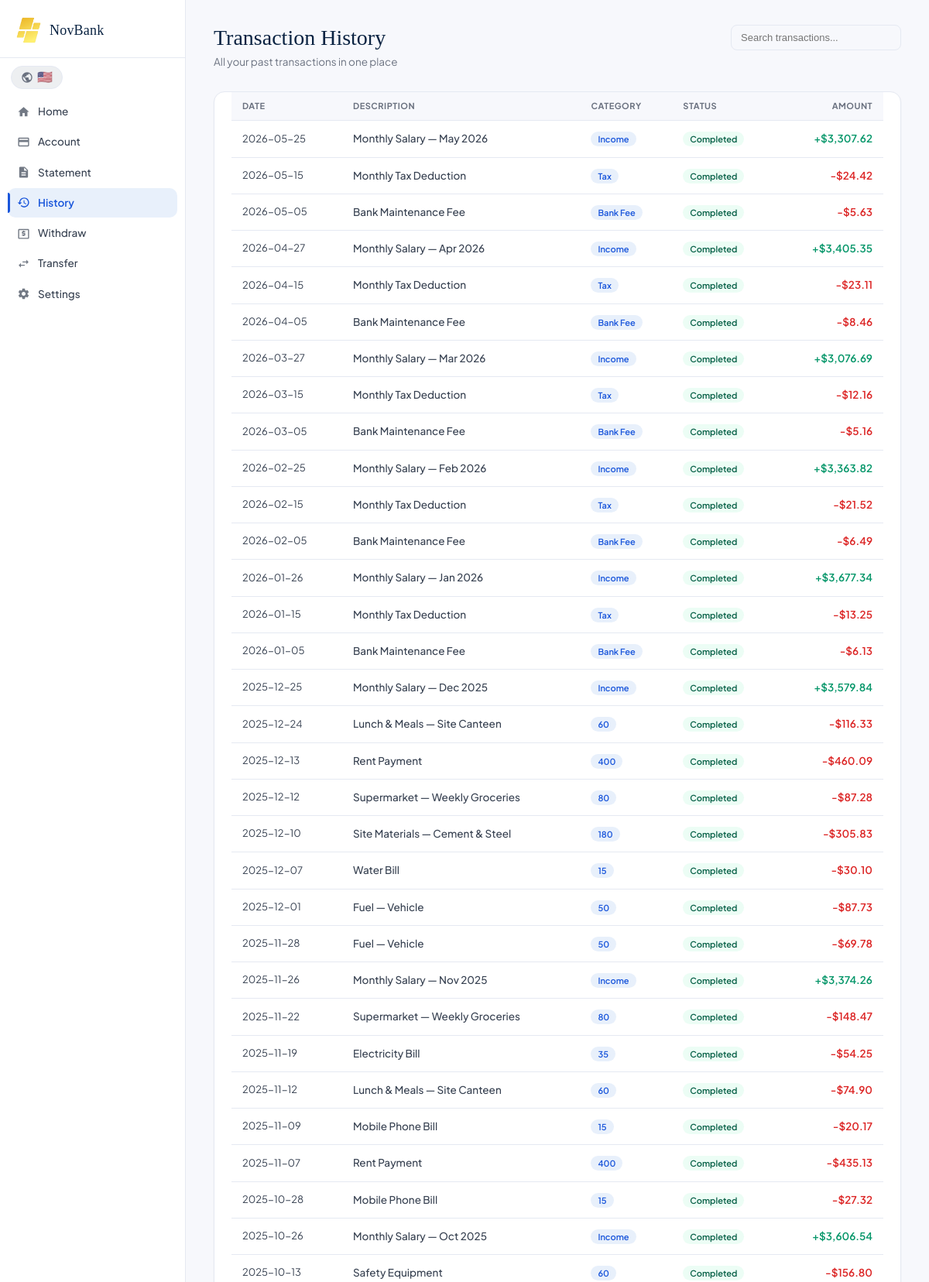
The page /history (signed in, upper part) on the database its author committed.
### tables this page shows
CREATE TABLE transactions (
        id INTEGER PRIMARY KEY AUTOINCREMENT,
        user_id INTEGER,
        type TEXT,
        amount REAL,
        description TEXT,
        category TEXT DEFAULT 'General',
        balance_after REAL,
        status TEXT DEFAULT 'Completed',
        date TEXT DEFAULT CURRENT_TIMESTAMP,
        FOREIGN KEY(user_id) REFERENCES users(id)
    );

### app.py (the view)
@app.route("/history")
@login_required
def history():
    con = get_db()
    user = con.execute("SELECT * FROM users WHERE id=?", (session["user_id"],)).fetchone()
    txns = con.execute("SELECT * FROM transactions WHERE user_id=? ORDER BY date DESC", (session["user_id"],)).fetchall()
    con.close()
    return render_template("history.html", user=user, txns=txns)

### app.py (called while the page is built)
def get_db():
    con = sqlite3.connect(DB)
    con.row_factory = sqlite3.Row
    return con

def login_required(f):
    from functools import wraps
    @wraps(f)
    def decorated(*args, **kwargs):
        if "user_id" not in session:
            return redirect(url_for("login"))
        return f(*args, **kwargs)
    return decorated

### templates/history.html (shortened to what this page needs)
{% extends "base.html" %}
{% block content %}
<div class="page-header">
  <div>
    <h1 class="page-title" data-i18n="Transaction History">Transaction History</h1>
    <p class="page-sub">All your past transactions in one place</p>
  </div>
  <div class="header-actions">
    <input type="text" id="txn-search" placeholder="Search transactions..." style="padding:8px 12px;border:1px solid var(--border);border-radius:8px;font-size:13px;background:var(--bg);color:var(--text);width:220px">
  </div>
</div>
<div class="section-card">
  {% if txns %}
  <div class="data-table-wrap"><table class="data-table" id="history-table">
    <thead>
      <tr>
        <th>Date</th>
        <th>Description</th>
        <th>Category</th>
        <th>Status</th>
        <th style="text-align:right">Amount</th>
      </tr>
    </thead>
    <tbody>
      {% for t in txns %}
      <tr>
        <td class="td-date">{{ t['date'][:10] }}</td>
        <td class="td-desc">{{ t['description'] }}</td>
        <td><span class="cat-badge">{{ t['category'] }}</span></td>
        <td><span class="status-badge status-{{ t['status'].lower() }}">{{ t['status'] }}</span></td>
        <td class="td-amount {{ 'cr' if t['type']=='CR' else 'dr' }}">
          {{ '+' if t['type']=='CR' else '-' }}${{ "{:,.2f}".format(t['amount']) }}
        </td>
      </tr>
      {% endfor %}
    </tbody>
  </table></div>
  {% else %}
  <p class="empty-state">No transactions yet.</p>
  {% endif %}
</div>
{% endblock %}

### static/css/style.css (style rules this page uses)
*, *::before, *::after { box-sizing: border-box; margin: 0; padding: 0; }
:root { --navy: #0a2342; --navy-mid: #103a6e; --navy-light: #e8f0fb; --blue: #1a56db; --blue-hover: #1648c0; --gold: #b8860b; --gold-light: #fdf8ee; --white: #ffffff; --bg: #f7f8fc; --bg-card: #ffffff; --bg-hover: #f0f4ff; --text: #0d1b2e; --text-mid: #374151; --text-muted: #6b7280; --text-light: #9ca3af; --border: #e5e9f2; --border-mid: #d1d9e8; --green: #065f46; --green-bg: #ecfdf5; --green-border:#a7f3d0; --red: #991b1b; --red-bg: #fef2f2; --red-border: #fecaca; --amber: #92400e; --amber-bg: #fffbeb; --font: 'Plus Jakarta Sans', -apple-system, sans-serif; --font-serif: 'Playfair Display', Georgia, serif; --r-sm: 6px; --r-md: 10px; --r-lg: 14px; --r-xl: 20px; --shadow-xs: 0 1px 2px rgba(0,0,0,0.05); --shadow-sm: 0 1px 4px rgba(0,0,0,0.06), 0 2px 8px rgba(0,0,0,0.04); --shadow-md: 0 4px 16px rgba(0,0,0,0.08), 0 1px 4px rgba(0,0,0,0.04); --shadow-lg: 0 8px 32px rgba(0,0,0,0.10), 0 2px 8px rgba(0,0,0,0.05); }
html, body { height: 100%; font-family: var(--font); background: var(--bg); color: var(--text); font-size: 15px; -webkit-font-smoothing: antialiased; -moz-osx-font-smoothing: grayscale; line-height: 1.5; }
.page-header { display: flex; justify-content: space-between; align-items: flex-start; margin-bottom: 28px; }
.page-title { font-family: var(--font-serif); font-size: 28px; color: var(--navy); font-weight: 400; line-height: 1.2; }
.page-sub { font-size: 13.5px; color: var(--text-muted); margin-top: 4px; }
.header-actions { display: flex; gap: 10px; align-items: center; flex-wrap: wrap; }
.section-card { background: var(--white); border: 1px solid var(--border); border-radius: var(--r-lg); padding: 0; margin-bottom: 20px; box-shadow: var(--shadow-xs); overflow: hidden; }
.section-card > form, .section-card > .data-table-wrap, .section-card > table { padding: 0 22px 20px; }
.data-table-wrap { overflow-x: auto; -webkit-overflow-scrolling: touch; }
.data-table { width: 100%; border-collapse: collapse; font-size: 13.5px; }
.data-table thead th { text-align: left; padding: 10px 14px; font-size: 11px; text-transform: uppercase; letter-spacing: 0.5px; color: var(--text-muted); font-weight: 700; border-bottom: 1px solid var(--border); background: var(--bg); white-space: nowrap; }
.data-table tbody td { padding: 13px 14px; border-bottom: 1px solid var(--border); vertical-align: middle; color: var(--text-mid); }
.td-date { color: var(--text-muted); white-space: nowrap; font-size: 13px; }
.td-desc { color: var(--text); font-weight: 500; }
.td-amount { font-weight: 600; white-space: nowrap; text-align: right; }
.td-amount.cr { color: #059669; }
.td-amount.dr { color: #dc2626; }
.cat-badge { font-size: 11px; padding: 3px 9px; border-radius: 20px; background: var(--navy-light); color: var(--blue); font-weight: 600; white-space: nowrap; }
.status-badge { font-size: 11px; padding: 3px 9px; border-radius: 20px; font-weight: 600; white-space: nowrap; }
.status-badge.status-completed { background: var(--green-bg); color: var(--green); }

### rows shown on the page
transactions: date "2026-05-25", description "Monthly Salary — May 2026", category "Income", status "Completed", type "+", amount "3,307.62"
transactions: date "2026-05-15", description "Monthly Tax Deduction", category "Tax", status "Completed", type "-", amount "24.42"
transactions: date "2026-05-05", description "Bank Maintenance Fee", category "Bank Fee", status "Completed", type "-", amount "5.63"
transactions: date "2026-04-27", description "Monthly Salary — Apr 2026", category "Income", status "Completed", type "+", amount "3,405.35"
transactions: date "2026-04-15", description "Monthly Tax Deduction", category "Tax", status "Completed", type "-", amount "23.11"
transactions: date "2026-04-05", description "Bank Maintenance Fee", category "Bank Fee", status "Completed", type "-", amount "8.46"
transactions: date "2026-03-27", description "Monthly Salary — Mar 2026", category "Income", status "Completed", type "+", amount "3,076.69"
transactions: date "2026-03-15", description "Monthly Tax Deduction", category "Tax", status "Completed", type "-", amount "12.16"
transactions: date "2026-03-05", description "Bank Maintenance Fee", category "Bank Fee", status "Completed", type "-", amount "5.16"
transactions: date "2026-02-25", description "Monthly Salary — Feb 2026", category "Income", status "Completed", type "+", amount "3,363.82"
transactions: date "2026-02-15", description "Monthly Tax Deduction", category "Tax", status "Completed", type "-", amount "21.52"
transactions: date "2026-02-05", description "Bank Maintenance Fee", category "Bank Fee", status "Completed", type "-", amount "6.49"
transactions: date "2026-01-26", description "Monthly Salary — Jan 2026", category "Income", status "Completed", type "+", amount "3,677.34"
transactions: date "2026-01-15", description "Monthly Tax Deduction", category "Tax", status "Completed", type "-", amount "13.25"
transactions: date "2026-01-05", description "Bank Maintenance Fee", category "Bank Fee", status "Completed", type "-", amount "6.13"
transactions: date "2025-12-25", description "Monthly Salary — Dec 2025", category "Income", status "Completed", type "+", amount "3,579.84"
transactions: date "2025-12-24", description "Lunch & Meals — Site Canteen", category "60", status "Completed", type "-", amount "116.33"
transactions: date "2025-12-13", description "Rent Payment", category "400", status "Completed", type "-", amount "460.09"
transactions: date "2025-12-12", description "Supermarket — Weekly Groceries", category "80", status "Completed", type "-", amount "87.28"
transactions: date "2025-12-10", description "Site Materials — Cement & Steel", category "180", status "Completed", type "-", amount "305.83"
transactions: date "2025-12-07", description "Water Bill", category "15", status "Completed", type "-", amount "30.10"
transactions: date "2025-12-01", description "Fuel — Vehicle", category "50", status "Completed", type "-", amount "87.73"
transactions: date "2025-11-28", description "Fuel — Vehicle", category "50", status "Completed", type "-", amount "69.78"
transactions: date "2025-11-26", description "Monthly Salary — Nov 2025", category "Income", status "Completed", type "+", amount "3,374.26"
transactions: date "2025-11-22", description "Supermarket — Weekly Groceries", category "80", status "Completed", type "-", amount "148.47"
transactions: date "2025-11-19", description "Electricity Bill", category "35", status "Completed", type "-", amount "54.25"
transactions: date "2025-11-12", description "Lunch & Meals — Site Canteen", category "60", status "Completed", type "-", amount "74.90"
transactions: date "2025-11-09", description "Mobile Phone Bill", category "15", status "Completed", type "-", amount "20.17"
transactions: date "2025-11-07", description "Rent Payment", category "400", status "Completed", type "-", amount "435.13"
transactions: date "2025-10-28", description "Mobile Phone Bill", category "15", status "Completed", type "-", amount "27.32"
transactions: date "2025-10-26", description "Monthly Salary — Oct 2025", category "Income", status "Completed", type "+", amount "3,606.54"
transactions: date "2025-10-13", description "Safety Equipment", category "60", status "Completed", type "-", amount "156.80"
